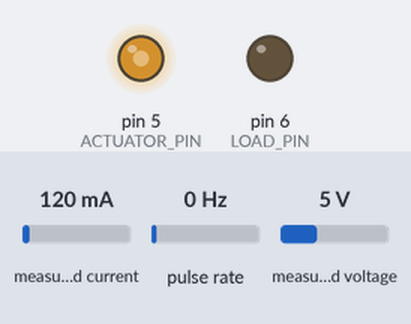
A sketch run on a simulated Arduino Uno, built with avr-gcc and run on an emulated ATmega328P. Parts: output pins drawn as LEDs (lit = HIGH). Wiring (inferred from the names in the program): pulse sensor: data pin 2. Inputs (shaded band) come from the test bench; at power-on: measured current 120 mA, pulse rate 0 Hz, measured voltage 5 V. What the sketch prints to the serial monitor is not drawn.

Above: at 0.05 s.
At 6.2 s:
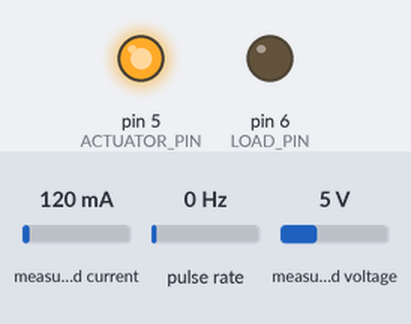
6.3 s: measured current set to 40 mA
7.8 s: pulse rate (sensor on pin 2) set to 4 Hz
At 11.2 s:
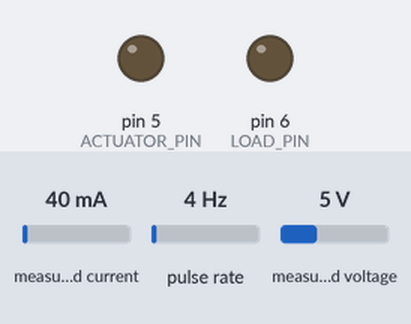
Timing chart, 0 to 12.7 s (numbered marks = the images above; inputs shaded):
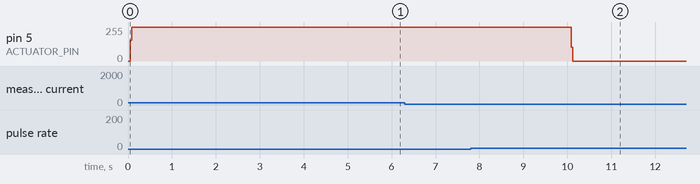

Measured:
- after the input at 6.3 s, every drawn part: stays the same

The sketch:

FA24_step01_arduino_sweep_pitches.ino
```cpp
// Updated 12/10/2024
// Turbine sweep picthes for test on 12/11/2024
#include <Adafruit_INA260.h>
Adafruit_INA260 ina260 = Adafruit_INA260();

int dataLoggingInterval = 250;
int settingLoggingInterval = 5000;
int pitchPositionHoldTime = 5000;
long previousSettingTime = 0;
long currentTime = 0;
long previousTime = 0;

// encoder variables
int ENCODER_PIN = 2;
double rpm = 0;
// 2*external encoder setting
double eventsPerRevolution = 2*48;
volatile int counter = 0;

int RPM_THRESHOLD = 1000;
int ACTUATOR_PIN = 5;
const int LOAD_PIN = 6;

int i = 0;
int positions[] = {1100, 1150, 1200, 1250, 1300, 1350, 1400, 1450, 1480};
//int positions[] = {1150, 1175, 1200, 1225, 1250};
// Load resistance??
const int load_increment = 5;
// put 5 less than what you want
const int load_start = 0;
const int load_stop = 1;

int load_setting = load_start;

struct SensorData {
  float voltage;
  float current;
  float rpm;
  float pitch;
  float load_setting;
};

void setup() {
  Serial.begin(115200);

  pinMode(ENCODER_PIN, INPUT_PULLUP);
  attachInterrupt(digitalPinToInterrupt(ENCODER_PIN), updateEncoder, CHANGE);

  pinMode(LOAD_PIN, OUTPUT);
  analogWrite(LOAD_PIN, load_setting);

  if (!ina260.begin()) {
    Serial.println("Couldn't find INA260 chip");
    while (1);
  }

  // linear actuator
  pinMode(ACTUATOR_PIN, OUTPUT);
  // range is 1100(all the way in)-1500(all the way out)
  linActNewPos(positions[i]);
  delay(pitchPositionHoldTime); // [!] New
  //linActNewPos(1100);
  while (!Serial) { delay(10); }
  previousSettingTime = millis();
}

void loop() {
  currentTime = millis();

  if (millis() - previousTime > dataLoggingInterval) {
    rpm = counter * 60000.0 / dataLoggingInterval / eventsPerRevolution;
    SensorData data;
    data.voltage = ina260.readBusVoltage() / 1000.0; // Convert from mV to V
    data.current = ina260.readCurrent() / 1000.0; // Convert from mA to A
    data.rpm = rpm;
    data.pitch = positions[i];
    data.load_setting = load_setting;

    // Sending the struct through serial
    Serial.write((uint8_t*)&data, sizeof(data));
    /*Serial.print("Voltage: ");
    Serial.print(data.voltage);
    Serial.print(", Current: ");
    Serial.print(data.current);
    Serial.print(", RPM: ");
    Serial.print(data.rpm);
    Serial.print(", Pitch: ");
    Serial.print(data.pitch);
    Serial.print(", Load: ");
    Serial.println(load_setting);*/

    counter = 0;
    previousTime = millis();
  }

  if (millis() - previousSettingTime > settingLoggingInterval) {
    load_setting += load_increment;
    if (load_setting > load_stop) {
      load_setting = load_start;
      // also increment pitch
      i++;
      // check if done with all pitch values
      if (i == sizeof(positions)/sizeof(int)) {
        // done with current windspeed
        // set all values to negative to indicate being done
        SensorData data;
        data.voltage = -1;
        data.current = -1;
        data.rpm = -1;
        data.pitch = -1;
        data.load_setting = -1;

        // Sending the struct through serial
        Serial.write((uint8_t*)&data, sizeof(data));
      }
      linActNewPos(positions[i]);
      delay(5000);
    }
    analogWrite(LOAD_PIN, load_setting);
    previousSettingTime = millis();
  }
}

void updateEncoder() {
  counter++;
}

void linActNewPos(int interval) {
  long timer = 0;
  boolean state = 1;
  for (int i = 0; i < 10000; i++) {
    if (micros() > timer) {
      timer = micros() + interval;
      state = !state;
      digitalWrite(ACTUATOR_PIN, state);
    }
  }
}
```
